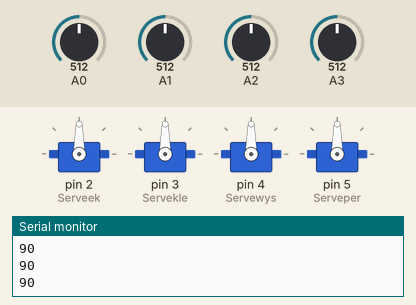
This sketch was run on a simulated Arduino Uno, built with avr-gcc and run on an emulated ATmega328P. Parts: 4 × servo, the last lines printed to the serial monitor. The test bench sets the inputs (shaded band); at power-on: A2 = 512, A0 = 512, A1 = 512, A3 = 512.

Above: at 1.2 s.
1.3 s: A2 set to 716
At 1.6 s:
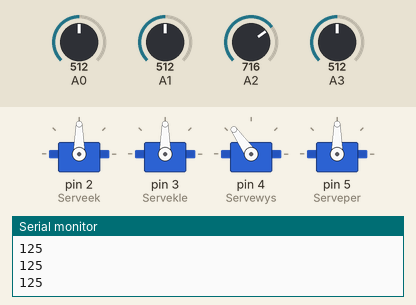
2.8 s: A0 set to 716
At 3.8 s:
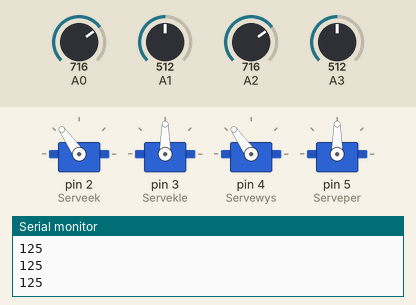
4.3 s: A1 set to 716
At 5.1 s:
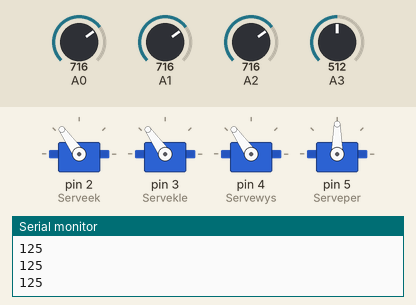
5.8 s: A3 set to 716
At 7.0 s:
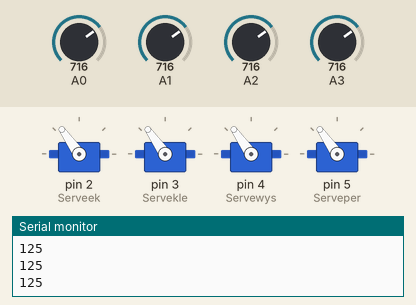
7.3 s: A2 set to 992
At 8.5 s:
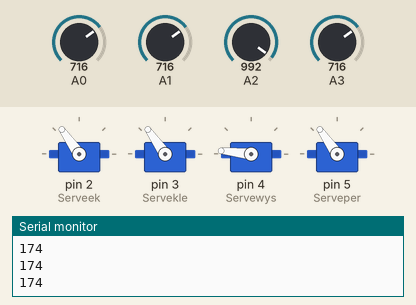
8.8 s: A0 set to 992
At 9.6 s:
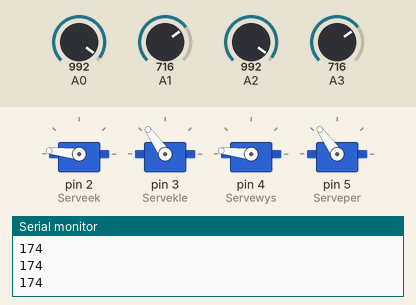
Timing chart, 0 to 11.3 s (numbered marks = the images above; inputs shaded):
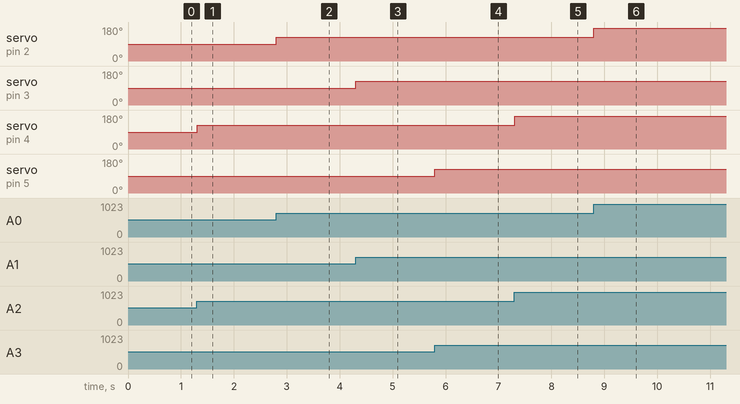

The sketch:

ManipulatorPoten.ino
```cpp
#include <Servo.h>
#define max_angle 180.0
Servo Serveek;
Servo Servekle;
Servo Servewys;
Servo Serveper;
void setup() {
  // put your setup code here, to run once:
  Serveek.attach(2);
  Servekle.attach(3);
  Servewys.attach(4);
  Serveper.attach(5);
  Serial.begin(9600);
}

void loop() {
  // put your main code here, to run repeatedly:
int val = analogRead(A0);
int angle = int(val/1024.0 * max_angle);
angle = constrain(angle,0,180);
Serveek.write(angle);

int gal = analogRead(A1);
int gangle = int(gal/1024.0 * max_angle);
gangle = constrain(gangle,0,180);
Servekle.write(gangle);

int tal = analogRead(A2);
int tangle = int(tal/1024.0 * max_angle);
tangle = constrain(tangle,0,180);
Serial.println(tangle);
Servewys.write(tangle);

int hal = analogRead(A3);
int langle = int(hal/1024.0 * max_angle);
langle = constrain(langle,0,180);
Serveper.write(langle);
}
```

Measured:
- after the input at 1.3 s, servo on pin 4 (Servewys): 90° → 125° at once
- after the input at 2.8 s, servo on pin 2 (Serveek): 90° → 125° at once
- after the input at 4.3 s, servo on pin 3 (Servekle): 90° → 125° at once
- after the input at 5.8 s, servo on pin 5 (Serveper): 90° → 125° at once
- after the input at 7.3 s, servo on pin 4 (Servewys): 125° → 174° at once
- after the input at 8.8 s, servo on pin 2 (Serveek): 125° → 174° at once
